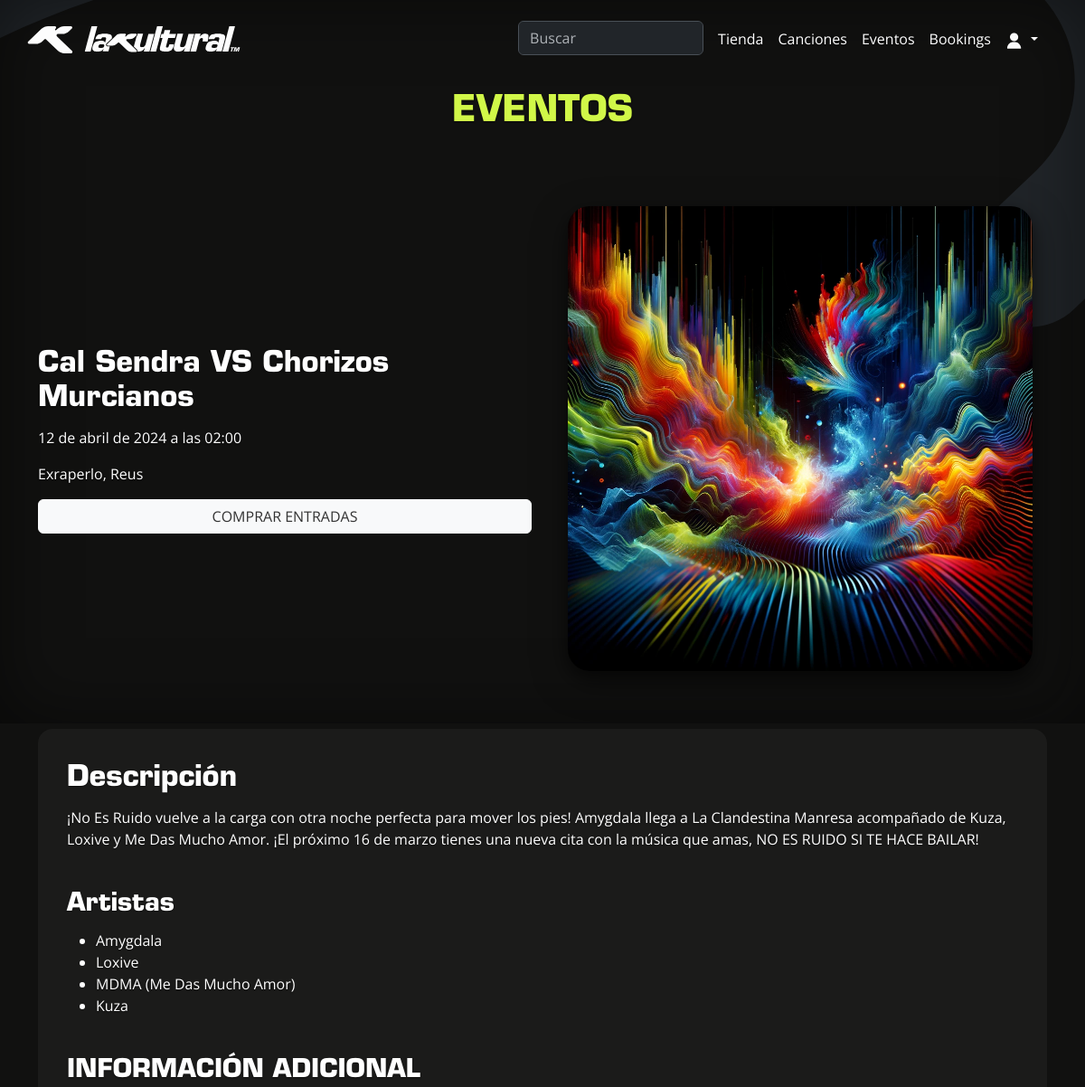
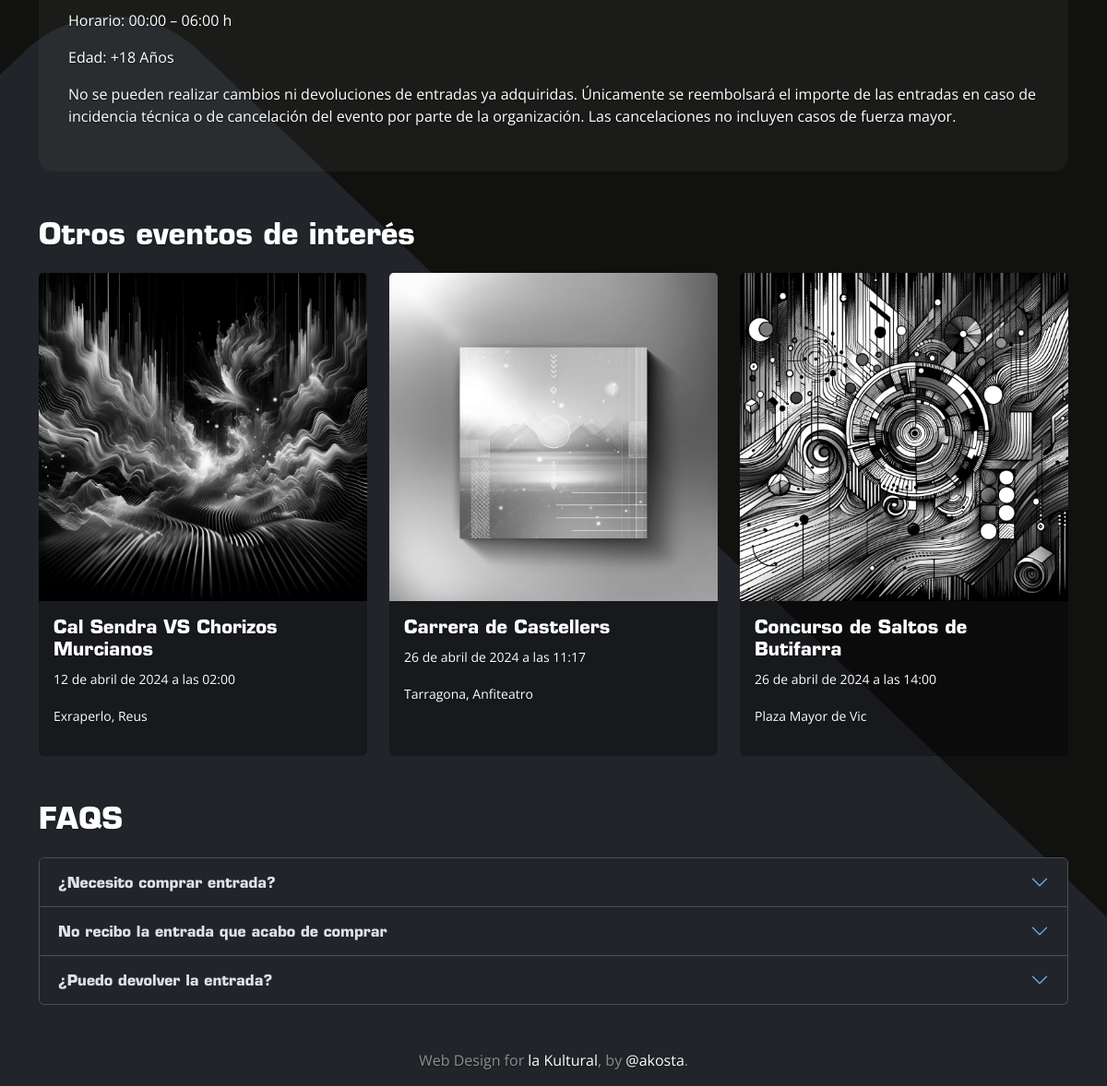
The page /eventos/eventos/2 on the database its author committed (2 pictures, top to bottom).
### eventos/models.py (models this page shows, shortened)
class Evento(models.Model):
    nombre = models.CharField(max_length=100)
    fecha = models.DateTimeField()
    lugar = models.CharField(max_length=100)
    descripcion = models.TextField()
    imagen = models.ImageField(upload_to='eventos/', null=True, blank=True)
    organizador = models.ForeignKey(Usuario, on_delete=models.SET_NULL, null=True, blank=True, related_name='eventos_organizados')  # Relación con Usuario

### eventos/views.py (the view)
# urls.py: path('eventos/<int:evento_id>', views.evento, name='evento'),
def evento(request, evento_id):
    evento = get_object_or_404(Evento, pk=evento_id)
    related_eventos = Evento.objects.all().order_by('fecha')
    contexto = {'evento':evento, 'related_eventos':related_eventos}
    return render(request, 'eventos/evento.html', contexto)

### eventos/templates/eventos/evento.html (shortened to what this page needs)
{% extends 'base.html' %}
{% load static %}
{% block content %}
<header class="masthead">
    <div class="text-center">
        <h1 class="section-heading text-uppercase">EVENTOS</h1>
    </div>
</header>
<div class="container py-5 text-start">
    <div class="row mb-5">
      <div class="col-lg-6 d-flex flex-column justify-content-center">
        <h2>{{evento.nombre}}</h2>
        <p>{{evento.fecha}}</p>
        <p>{{evento.lugar}}</p>
        <a href="#" class="btn btn-light text-uppercase">Comprar Entradas</a>
      </div>
      <div class="col-lg-6">
        <div class="event-card p-3">
          <img src="{% static 'assets/img/events/event1.png' %}" alt="Amygdala" class="img-fluid img-evento">
        </div>
      </div>
    </div>
    <div class="col tarjeta-info mb-5">
    <div class="row">
        <div class="col">
        <h2 class="mb-3">Descripción</h2>
        <p>¡No Es Ruido vuelve a la carga con otra noche perfecta para mover los pies! Amygdala llega a La Clandestina Manresa acompañado de Kuza, Loxive y Me Das Mucho Amor. ¡El próximo 16 de marzo tienes una nueva cita con la música que amas, NO ES RUIDO SI TE HACE BAILAR!</p>
        </div>
    </div>
    <div class="row mt-4">
        <div class="col">
        <h3>Artistas</h3>
        <ul>
            <li>Amygdala</li>
            <li>Loxive</li>
            <li>MDMA (Me Das Mucho Amor)</li>
            <li>Kuza</li>
        </ul>
        </div>
    </div>
  <div class="row mt-4">
    <div class="col">
      <h3>INFORMACIÓN ADICIONAL</h3>
      <p>Horario: 00:00 – 06:00 h</p>
      <p>Edad: +18 Años</p>
      <p>No se pueden realizar cambios ni devoluciones de entradas ya adquiridas. Únicamente se reembolsará el importe de las entradas en caso de incidencia técnica o de cancelación del evento por parte de la organización. Las cancelaciones no incluyen casos de fuerza mayor.</p>
    </div>
  </div>
  </div>
    {% include 'eventos/related_events.html' %}
    {% include 'faqs.html' %}
</div>
{% endblock %}

### eventos/templates/eventos/related_events.html (shortened to what this page needs)
{% load static %}
<h2 class="mb-4">Otros eventos de interés</h2>
<div class="row flex-nowrap overflow-auto row-scrollable mb-5">
  {% for evento in related_eventos %}
  <div class="col-12 col-md-6 col-lg-4">
    <div class="card card-background card-shadow bg-dark text-white h-100 border-0">
      <img class="card-img-top" src="{{ evento.imagen.url }}" alt="{{ evento.nombre }}">
      <div class="card-body d-flex flex-column">
        <h5 class="card-title">{{ evento.nombre }}</h5>
        <p class="card-text"><small>{{ evento.fecha }}</small></p>
        <p class="card-text"><small>{{ evento.lugar }}</small></p>
      </div>
    </div>
  </div>
  {% endfor %}
</div>

### static/css/base.css (style rules this page uses)
.btn-light, .btn-light:hover, .btn-light:focus { color: #333; text-shadow: none; }
html, body { height: 100vh; margin: 0; padding: 0; }
body { font-family: 'Open Sans', sans-serif; text-shadow: 0 .05rem .1rem rgba(0, 0, 0, .5); box-shadow: inset 0 0 5rem rgba(0, 0, 0, .5); background-image: url("/static/assets/img/logos/bg_k1.svg"); background-repeat: no-repeat; background-size: cover; background-position: center; background-attachment: fixed; }
h1, h2, h3, h4, h5, h6 { font-family: 'Eurostile', sans-serif; margin-bottom: 0.5em; }
h1, .title { color: #d1f748; font-weight: 900; }
a, .btn { text-decoration: none; }
.masthead { margin-top: 80px; }
.tarjeta-info { background-color: rgba(120, 120, 120, 0.1); border-radius: 1rem; padding: 2rem; }
.card-background { background-color: rgba(0, 0, 0, 0.3) !important; }
.card-img-top { filter: grayscale(100%); transition: filter 0.5s ease; }
.btn { white-space: nowrap; overflow: hidden; text-overflow: ellipsis; }
.row-scrollable { overflow-x: auto; overflow-y: hidden; cursor: grab; }
.row-scrollable { -ms-overflow-style: none; scrollbar-width: none; }
.img-evento { border-radius: 1.5rem; box-shadow: 0 8px 16px 0 rgba(0, 0, 0, 0.4), 0 12px 40px 0 rgba(0, 0, 0, 0.35); }

### rows shown on the page
Evento: nombre "Cal Sendra VS Chorizos Murcianos", fecha "12 de abril de 2024 a las 02:00", lugar "Exraperlo, Reus", imagen (picture)
Evento: imagen (picture), nombre "Carrera de Castellers", fecha "26 de abril de 2024 a las 11:17", lugar "Tarragona, Anfiteatro"
Evento: imagen (picture), nombre "Concurso de Saltos de Butifarra", fecha "26 de abril de 2024 a las 14:00", lugar "Plaza Mayor de Vic"
